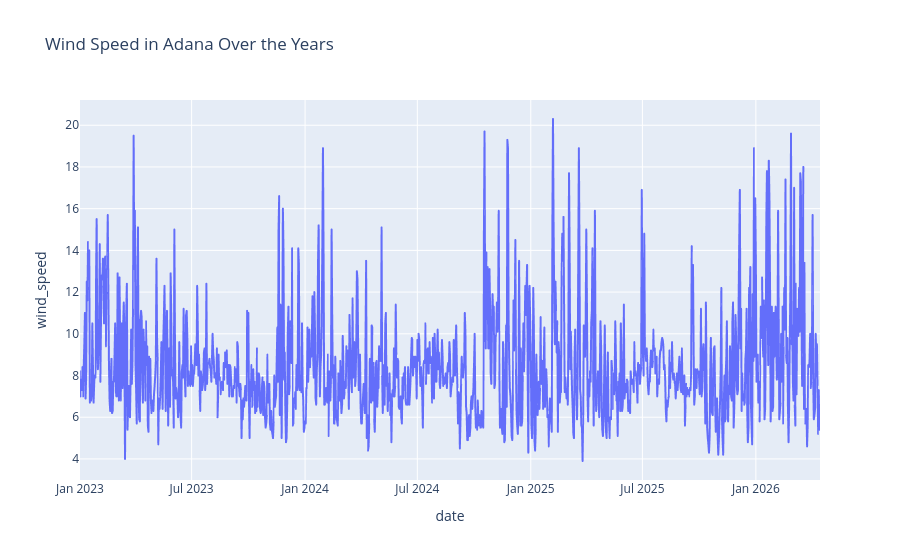

The cell this chart's notebook holds for it:
### Code cell
figure = px.line(df, x="date", 
                 y="wind_speed", 
                 title='Wind Speed in Adana Over the Years')
figure.show()

### Figure 1 — Plotly figure (JSON) as saved in the notebook; plotly's stock layout.template omitted (floating-point values rounded to 4 significant figures; data arrays with more than 128 entries replaced by an {"elided": "..."} marker saying what was removed)
{"data": [{"hovertemplate": "date=%{x}<br>wind_speed=%{y}<extra></extra>", "legendgroup": "", "line": {"color": "#636efa", "dash": "solid"}, "marker": {"symbol": "circle"}, "mode": "lines", "name": "", "showlegend": false, "type": "scattergl", "x": {"elided": "1201 str values"}, "xaxis": "x", "y": {"elided": "1201 float values"}, "yaxis": "y"}], "layout": {"legend": {"tracegroupgap": 0}, "title": {"text": "Wind Speed in Adana Over the Years"}, "xaxis": {"anchor": "y", "domain": [0, 1], "title": {"text": "date"}}, "yaxis": {"anchor": "x", "domain": [0, 1], "title": {"text": "wind_speed"}}}}
